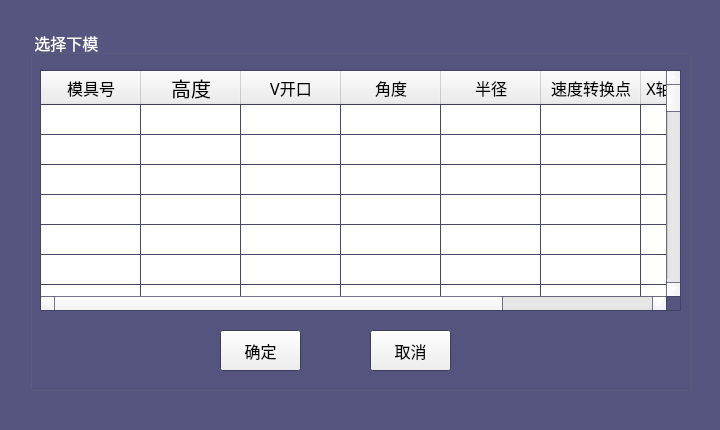
<?xml version="1.0" encoding="UTF-8"?>
<ui version="4.0">
 <class>chooseLowerMoldDialog</class>
 <widget class="QDialog" name="chooseLowerMoldDialog">
  <property name="windowModality">
   <enum>Qt::NonModal</enum>
  </property>
  <property name="geometry">
   <rect>
    <x>0</x>
    <y>0</y>
    <width>720</width>
    <height>430</height>
   </rect>
  </property>
  <property name="palette">
   <palette>
    <active>
     <colorrole role="Base">
      <brush brushstyle="SolidPattern">
       <color alpha="255">
        <red>255</red>
        <green>255</green>
        <blue>255</blue>
       </color>
      </brush>
     </colorrole>
     <colorrole role="Window">
      <brush brushstyle="SolidPattern">
       <color alpha="255">
        <red>85</red>
        <green>85</green>
        <blue>127</blue>
       </color>
      </brush>
     </colorrole>
    </active>
    <inactive>
     <colorrole role="Base">
      <brush brushstyle="SolidPattern">
       <color alpha="255">
        <red>255</red>
        <green>255</green>
        <blue>255</blue>
       </color>
      </brush>
     </colorrole>
     <colorrole role="Window">
      <brush brushstyle="SolidPattern">
       <color alpha="255">
        <red>85</red>
        <green>85</green>
        <blue>127</blue>
       </color>
      </brush>
     </colorrole>
    </inactive>
    <disabled>
     <colorrole role="Base">
      <brush brushstyle="SolidPattern">
       <color alpha="255">
        <red>85</red>
        <green>85</green>
        <blue>127</blue>
       </color>
      </brush>
     </colorrole>
     <colorrole role="Window">
      <brush brushstyle="SolidPattern">
       <color alpha="255">
        <red>85</red>
        <green>85</green>
        <blue>127</blue>
       </color>
      </brush>
     </colorrole>
    </disabled>
   </palette>
  </property>
  <property name="windowTitle">
   <string>选择下模</string>
  </property>
  <widget class="QGroupBox" name="groupBox">
   <property name="geometry">
    <rect>
     <x>30</x>
     <y>30</y>
     <width>661</width>
     <height>361</height>
    </rect>
   </property>
   <property name="palette">
    <palette>
     <active>
      <colorrole role="WindowText">
       <brush brushstyle="SolidPattern">
        <color alpha="255">
         <red>255</red>
         <green>255</green>
         <blue>255</blue>
        </color>
       </brush>
      </colorrole>
     </active>
     <inactive>
      <colorrole role="WindowText">
       <brush brushstyle="SolidPattern">
        <color alpha="255">
         <red>255</red>
         <green>255</green>
         <blue>255</blue>
        </color>
       </brush>
      </colorrole>
     </inactive>
     <disabled>
      <colorrole role="WindowText">
       <brush brushstyle="SolidPattern">
        <color alpha="255">
         <red>106</red>
         <green>104</green>
         <blue>100</blue>
        </color>
       </brush>
      </colorrole>
     </disabled>
    </palette>
   </property>
   <property name="font">
    <font>
     <pointsize>12</pointsize>
    </font>
   </property>
   <property name="title">
    <string> 选择下模 </string>
   </property>
   <widget class="QToolButton" name="toolButton_Quit">
    <property name="geometry">
     <rect>
      <x>340</x>
      <y>300</y>
      <width>81</width>
      <height>41</height>
     </rect>
    </property>
    <property name="text">
     <string>取消</string>
    </property>
   </widget>
   <widget class="QToolButton" name="toolButton_Comfirm">
    <property name="geometry">
     <rect>
      <x>190</x>
      <y>300</y>
      <width>81</width>
      <height>41</height>
     </rect>
    </property>
    <property name="text">
     <string>确定</string>
    </property>
   </widget>
   <widget class="QTableWidget" name="tableWidget_LowerMoulds">
    <property name="geometry">
     <rect>
      <x>10</x>
      <y>40</y>
      <width>641</width>
      <height>241</height>
     </rect>
    </property>
    <property name="font">
     <font>
      <pointsize>12</pointsize>
     </font>
    </property>
    <property name="cursor" stdset="0">
     <cursorShape>ArrowCursor</cursorShape>
    </property>
    <property name="frameShadow">
     <enum>QFrame::Sunken</enum>
    </property>
    <property name="midLineWidth">
     <number>1</number>
    </property>
    <property name="verticalScrollBarPolicy">
     <enum>Qt::ScrollBarAsNeeded</enum>
    </property>
    <property name="editTriggers">
     <set>QAbstractItemView::NoEditTriggers</set>
    </property>
    <property name="selectionMode">
     <enum>QAbstractItemView::SingleSelection</enum>
    </property>
    <property name="selectionBehavior">
     <enum>QAbstractItemView::SelectRows</enum>
    </property>
    <property name="showGrid">
     <bool>true</bool>
    </property>
    <property name="sortingEnabled">
     <bool>false</bool>
    </property>
    <property name="cornerButtonEnabled">
     <bool>false</bool>
    </property>
    <property name="rowCount">
     <number>50</number>
    </property>
    <property name="columnCount">
     <number>8</number>
    </property>
    <attribute name="horizontalHeaderCascadingSectionResizes">
     <bool>false</bool>
    </attribute>
    <attribute name="horizontalHeaderDefaultSectionSize">
     <number>100</number>
    </attribute>
    <attribute name="horizontalHeaderMinimumSectionSize">
     <number>23</number>
    </attribute>
    <attribute name="verticalHeaderVisible">
     <bool>false</bool>
    </attribute>
    <attribute name="verticalHeaderDefaultSectionSize">
     <number>30</number>
    </attribute>
    <row/>
    <row/>
    <row/>
    <row/>
    <row/>
    <row/>
    <row/>
    <row/>
    <row/>
    <row/>
    <row/>
    <row/>
    <row/>
    <row/>
    <row/>
    <row/>
    <row/>
    <row/>
    <row/>
    <row/>
    <row/>
    <row/>
    <row/>
    <row/>
    <row/>
    <row/>
    <row/>
    <row/>
    <row/>
    <row/>
    <row/>
    <row/>
    <row/>
    <row/>
    <row/>
    <row/>
    <row/>
    <row/>
    <row/>
    <row/>
    <row/>
    <row/>
    <row/>
    <row/>
    <row/>
    <row/>
    <row/>
    <row/>
    <row/>
    <row/>
    <column>
     <property name="text">
      <string>模具号</string>
     </property>
     <property name="font">
      <font>
       <family>文泉驿微米黑</family>
       <pointsize>12</pointsize>
      </font>
     </property>
    </column>
    <column>
     <property name="text">
      <string>高度</string>
     </property>
     <property name="font">
      <font>
       <pointsize>15</pointsize>
      </font>
     </property>
    </column>
    <column>
     <property name="text">
      <string>V开口</string>
     </property>
     <property name="font">
      <font>
       <family>文泉驿微米黑</family>
       <pointsize>12</pointsize>
      </font>
     </property>
    </column>
    <column>
     <property name="text">
      <string>角度</string>
     </property>
     <property name="font">
      <font>
       <family>文泉驿微米黑</family>
       <pointsize>12</pointsize>
      </font>
     </property>
    </column>
    <column>
     <property name="text">
      <string>半径</string>
     </property>
     <property name="font">
      <font>
       <family>文泉驿微米黑</family>
       <pointsize>12</pointsize>
      </font>
     </property>
    </column>
    <column>
     <property name="text">
      <string>速度转换点</string>
     </property>
     <property name="font">
      <font>
       <family>文泉驿微米黑</family>
       <pointsize>12</pointsize>
      </font>
     </property>
    </column>
    <column>
     <property name="text">
      <string>X轴安全区域</string>
     </property>
     <property name="font">
      <font>
       <family>文泉驿微米黑</family>
       <pointsize>12</pointsize>
      </font>
     </property>
    </column>
    <column>
     <property name="text">
      <string>阻抗</string>
     </property>
     <property name="font">
      <font>
       <family>文泉驿微米黑</family>
       <pointsize>12</pointsize>
      </font>
     </property>
    </column>
    <item row="0" column="0">
     <property name="text">
      <string/>
     </property>
     <property name="font">
      <font>
       <kerning>false</kerning>
      </font>
     </property>
     <property name="textAlignment">
      <set>AlignHCenter|AlignVCenter|AlignCenter</set>
     </property>
    </item>
   </widget>
  </widget>
 </widget>
 <resources/>
 <connections>
  <connection>
   <sender>toolButton_Quit</sender>
   <signal>clicked()</signal>
   <receiver>chooseLowerMoldDialog</receiver>
   <slot>close()</slot>
   <hints>
    <hint type="sourcelabel">
     <x>410</x>
     <y>350</y>
    </hint>
    <hint type="destinationlabel">
     <x>359</x>
     <y>214</y>
    </hint>
   </hints>
  </connection>
 </connections>
</ui>
